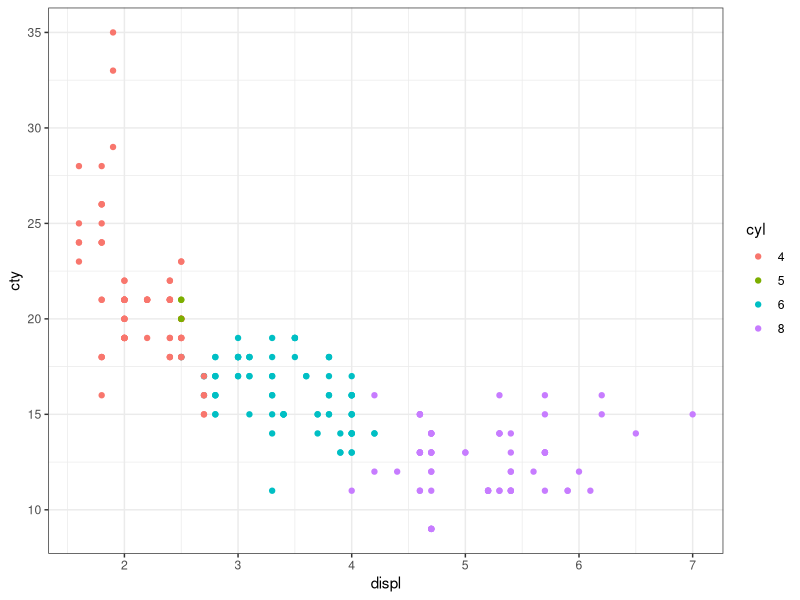
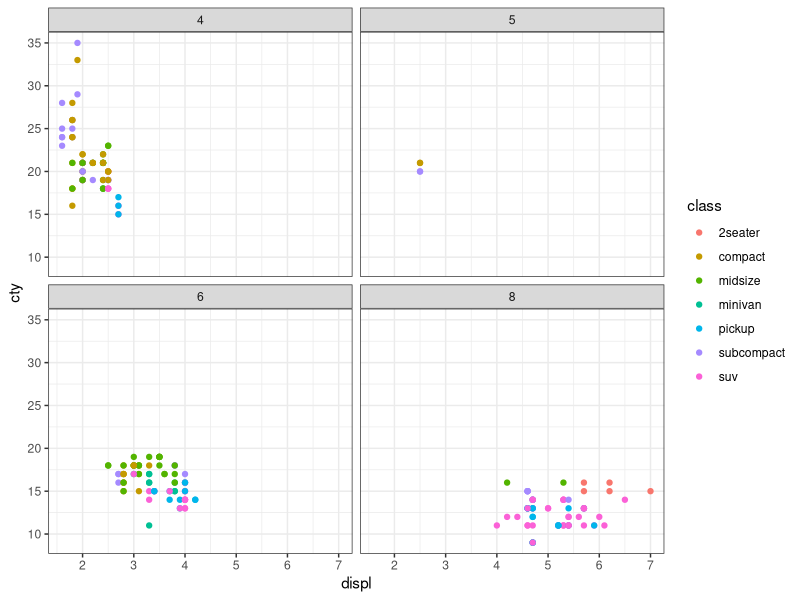

Source code (R) for these figures, in order:
## ---- chunk 1

library(tidyverse)
library(here)

## ---- chunk 2

mpg %>%
  mutate(cyl=as.factor(cyl)) %>%
  ggplot(.,aes(x=displ,y=cty,colour=cyl)) +
  geom_point() +
  theme_bw()

## ---- chunk 3

mpg %>%
  mutate(class=as.factor(class)) %>%
  ggplot(.,aes(x=displ,y=cty,colour=class)) +
  geom_point() +
  theme_bw() +
  facet_wrap(~cyl)

## ---- chunk 4

saveRDS(cars,file=here("mpg_data.rds"))

